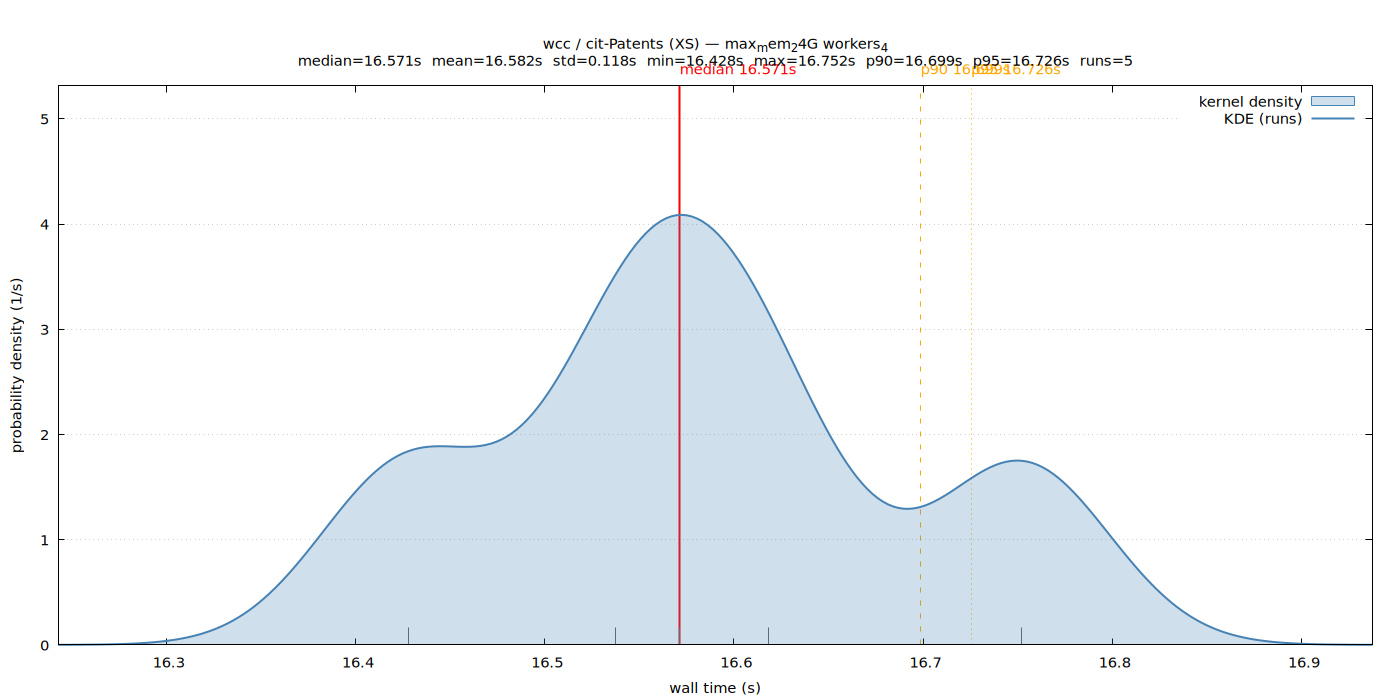

Write the gnuplot code that produced this figure.
set terminal pngcairo size 1400,700 enhanced font 'Sans,11'
set output '/home/ubuntu/nvm/results/wcc/XS/cit-Patents/max_mem_24G_workers_4/wall_time.png'
set title "wcc / cit-Patents (XS) — max_mem_24G workers_4\nmedian=16.571s  mean=16.582s  std=0.118s  min=16.428s  max=16.752s  p90=16.699s  p95=16.726s  runs=5"
set xlabel 'wall time (s)'
set ylabel 'probability density (1/s)'
set tmargin 5
set yrange [0:5.31295]
set xrange [16.242817:16.937575]
set grid y
set key top right
set arrow from 16.571362,0 to 16.571362,5.31295 nohead lc rgb 'red' lw 2
set label 'median 16.571s' at 16.571362,5.31295 offset char 0,1 tc rgb 'red'
set arrow from 16.698748,0 to 16.698748,5.31295 nohead lc rgb 'orange' lw 1 dt 2
set label 'p90 16.699s' at 16.698748,5.31295 offset char 0,1 tc rgb 'orange'
set arrow from 16.725504,0 to 16.725504,5.31295 nohead lc rgb 'orange' lw 1 dt 3
set label 'p95 16.726s' at 16.725504,5.31295 offset char 0,1 tc rgb 'orange'
set arrow from 16.571362,0 to 16.571362,0.163475 nohead lc rgb '#666666' lw 1
set arrow from 16.618480,0 to 16.618480,0.163475 nohead lc rgb '#666666' lw 1
set arrow from 16.752260,0 to 16.752260,0.163475 nohead lc rgb '#666666' lw 1
set arrow from 16.537674,0 to 16.537674,0.163475 nohead lc rgb '#666666' lw 1
set arrow from 16.428132,0 to 16.428132,0.163475 nohead lc rgb '#666666' lw 1
plot '/home/ubuntu/nvm/results/wcc/XS/cit-Patents/max_mem_24G_workers_4/wall_time.dat' using 1:2 with filledcurves y=0 lc rgb '#4682b4' fs transparent solid 0.25 title 'kernel density', \
     '/home/ubuntu/nvm/results/wcc/XS/cit-Patents/max_mem_24G_workers_4/wall_time.dat' using 1:2 with lines lw 2 lc rgb '#4682b4' title 'KDE (runs)'
